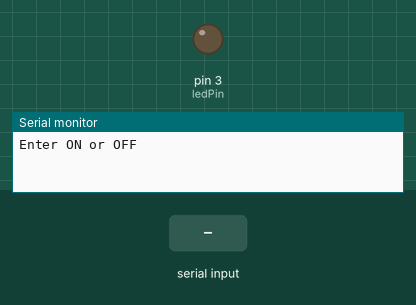
The sketch below on a simulated Arduino Uno, built with avr-gcc and run on an emulated ATmega328P. Parts: output pins drawn as LEDs (lit = HIGH), the last lines printed to the serial monitor. The test bench sets the inputs (shaded band).

Above: at 1.2 s.
1.3 s: "ON" received over Serial
At 3.0 s:
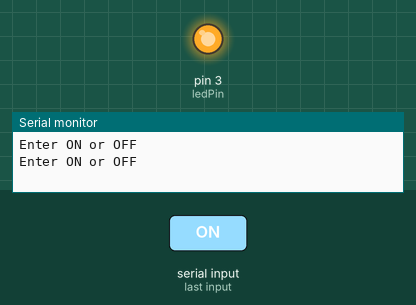
3.8 s: "OFF" received over Serial
At 6.1 s:
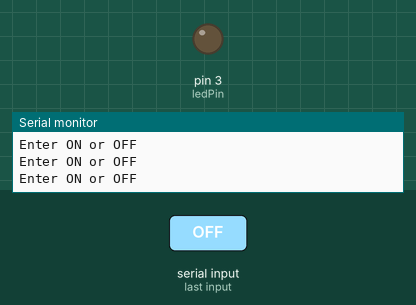
Timing chart, 0 to 7.6 s (numbered marks = the images above; inputs shaded):
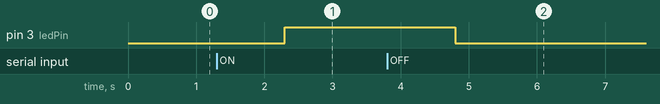

The sketch:

Serial_Monitor.ino
```cpp
int ledPin = 3;
String msg;
void setup() {
  // put your setup code here, to run once:
pinMode(ledPin, OUTPUT);
Serial.begin(9600);
}

void loop() {
  // put your main code here, to run repeatedly:
Serial.println("Enter ON or OFF");
while(Serial.available() == 0){

}
msg = Serial.readString();
if(msg == "ON"){
  digitalWrite(ledPin, HIGH);
}
if(msg == "OFF"){
  digitalWrite(ledPin, LOW);
}
}
```

Measured:
- after the input at 1.3 s, pin 3 (ledPin): LOW → HIGH after 1.0 s
- after the input at 3.8 s, pin 3 (ledPin): HIGH → LOW after 1.0 s
